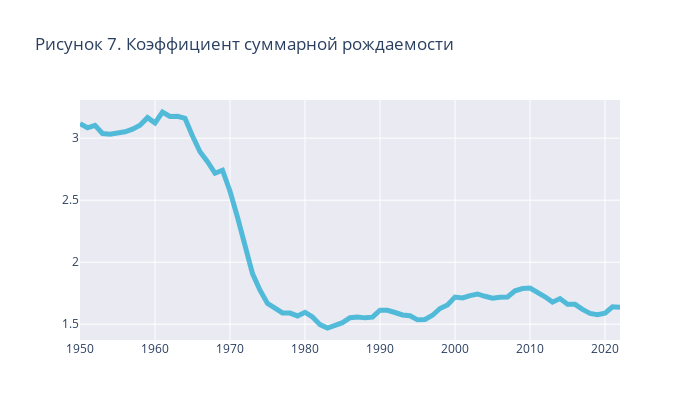

The code cell stored with this chart in its notebook:
### Code cell
fig = go.Figure()

fig.add_trace(go.Scatter(
    x=df['Time'], 
    y=df[df['ISO3_code'] == 'NLD']['TFR'],
    name = 'Нидерланды',
    line = dict(width=5, color='rgba(0, 161, 205, 0.65)'),
    mode = 'lines',
    marker=dict(color='#87b9c9', opacity=0.65),
    ))

fig.add_trace(go.Scatter(
    x=df['Time'], 
    y=df[df['ISO3_code'] == 'DEU']['TFR'],
    name = 'Германия',
    line = dict(width=5, color='rgba(125, 130, 129, 0.65)'),
    mode = 'lines',
    marker=dict(color='#87b9c9', opacity=0.65),
    ))

fig.add_trace(go.Scatter(
    x=df['Time'], 
    y=df[df['ISO3_code'] == 'BEL']['TFR'],
    name = 'Бельгия',
    line = dict(width=5, color='rgba(138, 45, 62, 0.65)'),
    mode = 'lines',
    marker=dict(color='#87b9c9',opacity=0.65),
    ))


fig.update_layout(
    title='Рисунок 7. Коэффициент суммарной рождаемости',
    autosize=False,
    width=700,
    height=420,
    barmode='group',
    plot_bgcolor='#eaeaf2'
    )

fig.show()
# fig.write_image("tfr.svg")

### Figure 1 — Plotly figure (JSON) as saved in the notebook; plotly's stock layout.template omitted (floating-point values rounded to 4 significant figures)
{"data": [{"line": {"color": "rgba(0, 161, 205, 0.65)", "width": 5}, "marker": {"color": "#87b9c9", "opacity": 0.65}, "mode": "lines", "name": "Нидерланды", "type": "scatter", "x": [1950, 1951, 1952, 1953, 1954, 1955, 1956, 1957, 1958, 1959, 1960, 1961, 1962, 1963, 1964, 1965, 1966, 1967, 1968, 1969, 1970, 1971, 1972, 1973, 1974, 1975, 1976, 1977, 1978, 1979, 1980, 1981, 1982, 1983, 1984, 1985, 1986, 1987, 1988, 1989, 1990, 1991, 1992, 1993, 1994, 1995, 1996, 1997, 1998, 1999, 2000, 2001, 2002, 2003, 2004, 2005, 2006, 2007, 2008, 2009, 2010, 2011, 2012, 2013, 2014, 2015, 2016, 2017, 2018, 2019, 2020, 2021, 2022], "y": [3.118, 3.084, 3.104, 3.038, 3.033, 3.042, 3.052, 3.073, 3.105, 3.166, 3.123, 3.211, 3.175, 3.177, 3.161, 3.018, 2.891, 2.811, 2.717, 2.742, 2.572, 2.362, 2.15, 1.909, 1.774, 1.667, 1.63, 1.591, 1.59, 1.567, 1.596, 1.558, 1.497, 1.47, 1.49, 1.512, 1.552, 1.558, 1.551, 1.557, 1.613, 1.612, 1.594, 1.575, 1.569, 1.536, 1.539, 1.572, 1.627, 1.655, 1.719, 1.712, 1.731, 1.744, 1.725, 1.71, 1.718, 1.72, 1.77, 1.788, 1.792, 1.758, 1.721, 1.678, 1.707, 1.661, 1.66, 1.62, 1.587, 1.576, 1.589, 1.64, 1.637]}, {"line": {"color": "rgba(125, 130, 129, 0.65)", "width": 5}, "marker": {"color": "#87b9c9", "opacity": 0.65}, "mode": "lines", "name": "Германия", "type": "scatter", "x": [1950, 1951, 1952, 1953, 1954, 1955, 1956, 1957, 1958, 1959, 1960, 1961, 1962, 1963, 1964, 1965, 1966, 1967, 1968, 1969, 1970, 1971, 1972, 1973, 1974, 1975, 1976, 1977, 1978, 1979, 1980, 1981, 1982, 1983, 1984, 1985, 1986, 1987, 1988, 1989, 1990, 1991, 1992, 1993, 1994, 1995, 1996, 1997, 1998, 1999, 2000, 2001, 2002, 2003, 2004, 2005, 2006, 2007, 2008, 2009, 2010, 2011, 2012, 2013, 2014, 2015, 2016, 2017, 2018, 2019, 2020, 2021, 2022], "y": []}, {"line": {"color": "rgba(138, 45, 62, 0.65)", "width": 5}, "marker": {"color": "#87b9c9", "opacity": 0.65}, "mode": "lines", "name": "Бельгия", "type": "scatter", "x": [1950, 1951, 1952, 1953, 1954, 1955, 1956, 1957, 1958, 1959, 1960, 1961, 1962, 1963, 1964, 1965, 1966, 1967, 1968, 1969, 1970, 1971, 1972, 1973, 1974, 1975, 1976, 1977, 1978, 1979, 1980, 1981, 1982, 1983, 1984, 1985, 1986, 1987, 1988, 1989, 1990, 1991, 1992, 1993, 1994, 1995, 1996, 1997, 1998, 1999, 2000, 2001, 2002, 2003, 2004, 2005, 2006, 2007, 2008, 2009, 2010, 2011, 2012, 2013, 2014, 2015, 2016, 2017, 2018, 2019, 2020, 2021, 2022], "y": []}], "layout": {"autosize": false, "barmode": "group", "height": 420, "plot_bgcolor": "#eaeaf2", "title": {"text": "Рисунок 7. Коэффициент суммарной рождаемости"}, "width": 700, "xaxis": {"autorange": true, "range": [1950, 2022], "type": "linear"}, "yaxis": {"autorange": true, "range": [1.373, 3.308], "type": "linear"}}}
